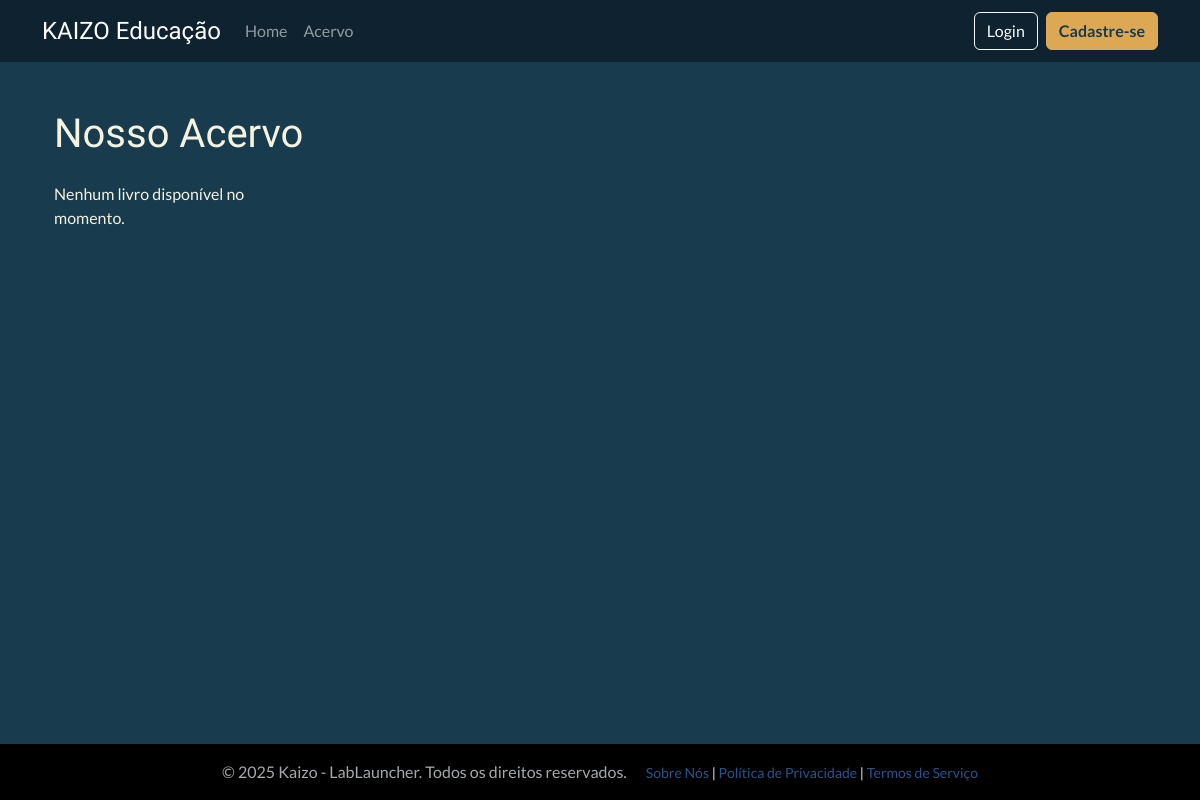
The page /biblioteca/menu/ on the database as committed earlier.
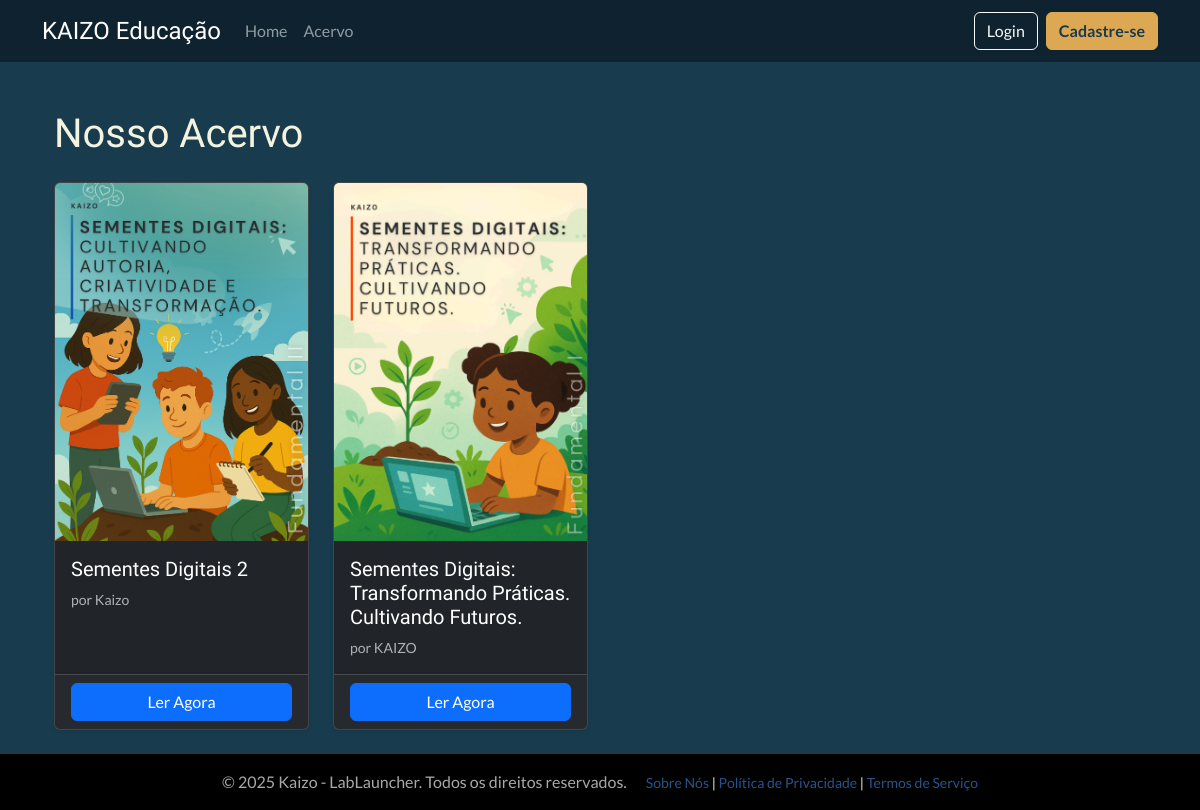
The same page on the database as committed later.
### biblioteca/models.py (models this page shows, shortened)
class Book(models.Model):
    title = models.CharField(max_length=200, verbose_name="Título do Livro")
    author = models.CharField(max_length=200, verbose_name="Autor")
    description = models.TextField(blank=True, verbose_name="Descrição")
    cover_image = models.ImageField(upload_to='book_covers/', storage=public_storage, verbose_name="Imagem da Capa")
    pdf_file = models.FileField(upload_to='private_books/', storage=private_storage, verbose_name="Arquivo PDF")
    published_at = models.DateTimeField(auto_now_add=True)
    class Meta:
        verbose_name = "Livro"
        verbose_name_plural = "Livros"
        ordering = ['-published_at']
    def get_absolute_url(self):
        return reverse('biblioteca:book-viewer', kwargs={'pk': self.pk})

### biblioteca/views.py (the view)
# urls.py: path('menu/', views.BookMenuView.as_view(), name='menu'),
class BookMenuView(ListView):
    model = Book
    template_name = "biblioteca/menu.html"
    context_object_name = "books" # Nome da lista de livros no template

### biblioteca/templates/biblioteca/menu.html (shortened to what this page needs)
{% extends "biblioteca/biblioteca_base.html" %}
{% load static %}
{% block content %}
<div class="container mt-4">
    <h1 class="mb-4">Nosso Acervo</h1>
    <div class="row row-cols-1 row-cols-sm-2 row-cols-md-3 row-cols-lg-4 g-4">
        {% for book in books %}
        <div class="col">
            <div class="card h-100 text-bg-dark shadow-sm">
                <a href="{{ book.get_absolute_url }}">
                    {% if book.cover_image %}
                        <img src="{{ book.cover_image.url }}" class="card-img-top card-img-top-a4" alt="Capa de {{ book.title }}">
                    {% else %}
                        <img src="{% static 'images/placeholder.png' %}" class="card-img-top card-img-top-a4" alt="Capa não disponível">
                    {% endif %}
                </a>
                <div class="card-body">
                    <h5 class="card-title">{{ book.title }}</h5>
                    <p class="card-text text-muted small">por {{ book.author }}</p>
                </div>
                <div class="card-footer">
                    <a href="{{ book.get_absolute_url }}" class="btn btn-primary w-100">Ler Agora</a>
                </div>
            </div>
        </div>
        {% empty %}
            <div class="col">
                <p>Nenhum livro disponível no momento.</p>
            </div>
        {% endfor %}
    </div>
</div>
{% endblock %}

### biblioteca/templates/biblioteca/biblioteca_base.html (shortened to what this page needs)
{% extends "base.html" %}
    {% block header %}
    <header class="mb-4">
        <nav class="navbar navbar-expand-lg navbar-dark" style="background-color: rgba(0, 0, 0, 0.4);"> <div class="container">
                <a class="navbar-brand fs-4" style="font-family: 'Exo 2', sans-serif;" href="{% url 'biblioteca:landing' %}">KAIZO Educação</a>
                <div class="collapse navbar-collapse" id="navbarNav">
                    <ul class="navbar-nav me-auto mb-2 mb-lg-0">
                        <li class="nav-item"><a class="nav-link" href="{% url 'kaizo_view' %}">Home</a></li>
                        <li class="nav-item"><a class="nav-link" href="{% url 'biblioteca:menu' %}">Acervo</a></li>
                        </ul>
                    <div class="d-flex">
                        {% if user.is_authenticated %}
                            <div class="nav-item dropdown">
                                <a class="nav-link dropdown-toggle d-flex align-items-center" href="#" role="button" data-bs-toggle="dropdown" aria-expanded="false">
                                    {% if user.profile_picture %}
                                        <img src="{{ user.profile_picture.url }}" alt="Foto de Perfil" width="32" height="32" class="rounded me-2" style="object-fit: cover;">
                                    {% else %}
                                        <svg xmlns="http://www.w3.org/2000/svg" width="32" height="32" fill="currentColor" class="bi bi-person- rounded me-2" viewBox="0 0 16 16"><path d="M11 6a3 3 0 1 1-6 0 3 3 0 0 1 6 0z"/><path fill-rule="evenodd" d="M0 8a8 8 0 1 1 16 0A8 8 0 0 1 0 8zm8-7a7 7 0 0 0-5.468 11.37C3.242 11.226 4.805 10 8 10s4.757 1.225 5.468 2.37A7 7 0 0 0 8 1z"/></svg>
                                    {% endif %}
                                    {{ user.username }}
                                </a>
                                <ul class="dropdown-menu">
                                    <li><a class="dropdown-item" href="{% url 'dashboard' %}">Meu Dashboard (LabLauncher)</a></li>
                                    <li><a class="dropdown-item" href="{% url 'users:profile' %}">Meu Perfil</a></li>
                                    <li><hr class="dropdown-divider"></li>
                                    <li><form method="post" action="{% url 'account_logout' %}">{% csrf_token %}<button class="dropdown-item" type="submit">Sair</button></form></li>
                                </ul>
                            </div>
                        {% else %}
                            <a href="{% url 'account_login' %}" class="btn btn-outline-light me-2">Login</a>
                            <a href="{% url 'account_signup' %}" class="btn btn-accent">Cadastre-se</a>
                        {% endif %}
                    </div>
                </div>
            </div>
        </nav>
    </header>
    {% endblock %}

### templates/base.html (shortened to what this page needs)
{% load static %}
<!DOCTYPE html>
<html lang="pt-br" data-bs-theme="dark">
<head>
    <link href="https://cdn.jsdelivr.net/npm/bootstrap@5.3.3/dist/css/bootstrap.min.css" rel="stylesheet">
    <link rel="stylesheet" href="{% static 'css/custom.css' %}">
</head>
<body class="d-flex flex-column min-vh-100">
    {% block header %}{% endblock %}
    <main class="container flex-grow-1">
        {% block content %}{% endblock %}
    </main>
    <br>
    <footer class="mt-auto py-3" style="background-color: #000;">
        <div class="container text-center">
            <span class="text-muted">© {% now "Y" %} Kaizo - LabLauncher. Todos os direitos reservados.</span>
            <small class="ms-3">
                <a href="{% url 'static_page' 'sobre-nos' %}">Sobre Nós</a> |
                <a href="{% url 'static_page' 'politica-de-privacidade' %}">Política de Privacidade</a> |
                <a href="{% url 'static_page' 'termos-de-servico' %}">Termos de Serviço</a>
            </small>
        </div>
    </footer>
</body>
</html>

### static/css/custom.css (style rules this page uses)
body { background-color: #183b4e; color: #f3f3e0; font-family: 'Lato', sans-serif; }
h1, h2, h3, h4, h5, h6 { font-family: 'Exo 2', sans-serif; color: #f3f3e0; }
a { color: #27548a; text-decoration: none; }
.btn-accent { background-color: #dda853; border-color: #dda853; color: #183b4e; font-weight: bold; }

### biblioteca/templates/biblioteca/menu.html (style rules this page uses)
.card-img-top-a4 { aspect-ratio: 210 / 297; object-fit: cover; }

Rows that differ between the two databases and show on the page:
added Book: cover_image (picture), title "Sementes Digitais 2", author "Kaizo"
added Book: cover_image (picture), title "Sementes Digitais: Transformando Práticas. Cultivando Futuros.", author "KAIZO"
Other text that changed with them:
text no longer shown: "Nenhum livro disponível no momento."
